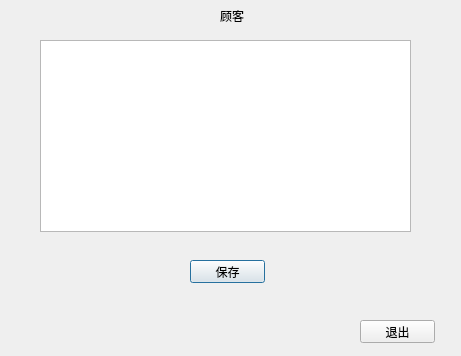
<?xml version="1.0" encoding="UTF-8"?>
<ui version="4.0">
 <class>manageCustomer</class>
 <widget class="QDialog" name="manageCustomer">
  <property name="geometry">
   <rect>
    <x>0</x>
    <y>0</y>
    <width>461</width>
    <height>356</height>
   </rect>
  </property>
  <property name="windowTitle">
   <string>Dialog</string>
  </property>
  <widget class="QTableWidget" name="tableWidget">
   <property name="geometry">
    <rect>
     <x>40</x>
     <y>40</y>
     <width>371</width>
     <height>192</height>
    </rect>
   </property>
  </widget>
  <widget class="QLabel" name="label">
   <property name="geometry">
    <rect>
     <x>220</x>
     <y>10</y>
     <width>54</width>
     <height>12</height>
    </rect>
   </property>
   <property name="text">
    <string>顾客</string>
   </property>
  </widget>
  <widget class="QPushButton" name="pushButton">
   <property name="geometry">
    <rect>
     <x>190</x>
     <y>260</y>
     <width>75</width>
     <height>23</height>
    </rect>
   </property>
   <property name="text">
    <string>保存</string>
   </property>
  </widget>
  <widget class="QPushButton" name="pushButton_2">
   <property name="geometry">
    <rect>
     <x>360</x>
     <y>320</y>
     <width>75</width>
     <height>23</height>
    </rect>
   </property>
   <property name="text">
    <string>退出</string>
   </property>
  </widget>
 </widget>
 <resources/>
 <connections/>
</ui>
